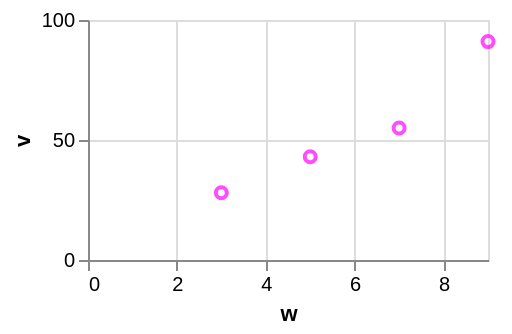

Specify this chart in Vega-Lite:
### Vega-Lite specification from a JSON file in a GitHub repository (floating-point values rounded to 4 significant figures)
{"$schema": "https://vega.github.io/schema/vega-lite/v6.json", "width": 200, "height": 120, "data": {"values": [{"c": "alpha", "v": 28, "w": 3, "t": "2024-01-07"}, {"c": "beta", "v": 55, "w": 7, "t": "2024-03-19"}, {"c": "gamma", "v": 43, "w": 5, "t": "2024-06-02"}, {"c": "delta", "v": 91, "w": 9, "t": "2024-09-11"}]}, "mark": {"type": "point", "stroke": "fuchsia"}, "encoding": {"x": {"field": "w", "type": "quantitative"}, "y": {"field": "v", "type": "quantitative"}}}
